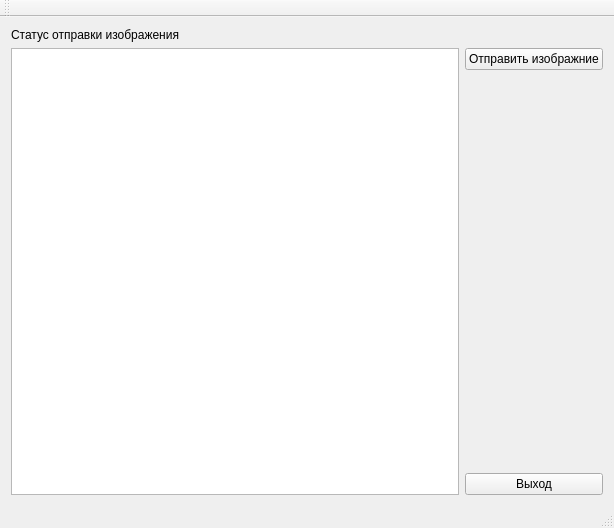
<?xml version="1.0" encoding="UTF-8"?>
<ui version="4.0">
 <class>MainWindow</class>
 <widget class="QMainWindow" name="MainWindow">
  <property name="geometry">
   <rect>
    <x>0</x>
    <y>0</y>
    <width>614</width>
    <height>528</height>
   </rect>
  </property>
  <property name="windowTitle">
   <string>MainWindow</string>
  </property>
  <widget class="QWidget" name="centralWidget">
   <layout class="QGridLayout" name="gridLayout_2">
    <item row="3" column="2">
     <layout class="QVBoxLayout" name="verticalLayout">
      <item>
       <widget class="QPushButton" name="bt_sendImage">
        <property name="text">
         <string>Отправить изображние</string>
        </property>
       </widget>
      </item>
      <item>
       <spacer name="verticalSpacer">
        <property name="orientation">
         <enum>Qt::Vertical</enum>
        </property>
        <property name="sizeHint" stdset="0">
         <size>
          <width>20</width>
          <height>40</height>
         </size>
        </property>
       </spacer>
      </item>
      <item>
       <widget class="QPushButton" name="bt_exit">
        <property name="text">
         <string>Выход</string>
        </property>
       </widget>
      </item>
     </layout>
    </item>
    <item row="0" column="0">
     <widget class="QLabel" name="lbBoard">
      <property name="text">
       <string>Статус отправки изображения</string>
      </property>
     </widget>
    </item>
    <item row="3" column="0">
     <layout class="QGridLayout" name="gridLayout">
      <item row="0" column="0">
       <widget class="QTextBrowser" name="tb_mainBoard"/>
      </item>
     </layout>
    </item>
   </layout>
  </widget>
  <widget class="QMenuBar" name="menuBar">
   <property name="geometry">
    <rect>
     <x>0</x>
     <y>0</y>
     <width>614</width>
     <height>25</height>
    </rect>
   </property>
  </widget>
  <widget class="QToolBar" name="mainToolBar">
   <attribute name="toolBarArea">
    <enum>TopToolBarArea</enum>
   </attribute>
   <attribute name="toolBarBreak">
    <bool>false</bool>
   </attribute>
  </widget>
  <widget class="QStatusBar" name="statusBar"/>
 </widget>
 <layoutdefault spacing="6" margin="11"/>
 <resources/>
 <connections/>
</ui>
